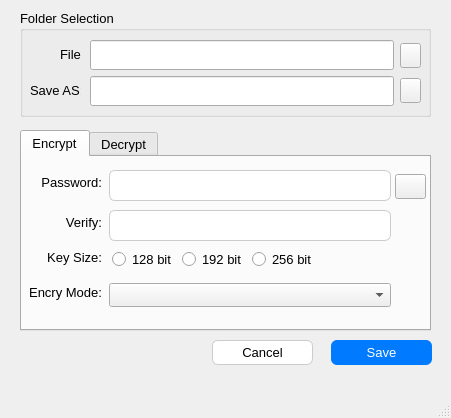
<?xml version="1.0" encoding="UTF-8"?>
<ui version="4.0">
 <class>MainWindow</class>
 <widget class="QMainWindow" name="MainWindow">
  <property name="geometry">
   <rect>
    <x>0</x>
    <y>0</y>
    <width>451</width>
    <height>418</height>
   </rect>
  </property>
  <property name="sizePolicy">
   <sizepolicy hsizetype="Fixed" vsizetype="Fixed">
    <horstretch>0</horstretch>
    <verstretch>0</verstretch>
   </sizepolicy>
  </property>
  <property name="windowTitle">
   <string>MainWindow</string>
  </property>
  <widget class="QWidget" name="centralwidget">
   <widget class="QPushButton" name="pushButton_save">
    <property name="geometry">
     <rect>
      <x>331</x>
      <y>340</y>
      <width>101</width>
      <height>25</height>
     </rect>
    </property>
    <property name="font">
     <font>
      <pointsize>10</pointsize>
     </font>
    </property>
    <property name="mouseTracking">
     <bool>true</bool>
    </property>
    <property name="styleSheet">
     <string notr="true">QPushButton {
    background-color: #007aff;
    color: white;
    border: none;
    border-radius: 6px;
    padding: 6px 16px;
}

QPushButton:hover {
    background-color: #006ae6;
}
</string>
    </property>
    <property name="text">
     <string>Save</string>
    </property>
   </widget>
   <widget class="QPushButton" name="pushButton_cancel">
    <property name="geometry">
     <rect>
      <x>212</x>
      <y>340</y>
      <width>101</width>
      <height>25</height>
     </rect>
    </property>
    <property name="font">
     <font>
      <pointsize>10</pointsize>
     </font>
    </property>
    <property name="styleSheet">
     <string notr="true">QPushButton {
    background-color: white;
    color: black;
    border: 1px solid #ccc;
    border-radius: 6px;
    padding: 6px 16px;
}

QPushButton:hover {
    background-color: #f2f2f2;
}

QPushButton:pressed {
    background-color: #e6e6e6;
}
</string>
    </property>
    <property name="text">
     <string>Cancel</string>
    </property>
   </widget>
   <widget class="QGroupBox" name="groupBox_3">
    <property name="geometry">
     <rect>
      <x>20</x>
      <y>10</y>
      <width>411</width>
      <height>107</height>
     </rect>
    </property>
    <property name="font">
     <font>
      <pointsize>10</pointsize>
     </font>
    </property>
    <property name="title">
     <string>Folder Selection</string>
    </property>
    <widget class="QToolButton" name="toolButton_2">
     <property name="geometry">
      <rect>
       <x>180</x>
       <y>30</y>
       <width>23</width>
       <height>23</height>
      </rect>
     </property>
     <property name="styleSheet">
      <string notr="true">QToolButton {
    border: none;
    background: transparent;
}</string>
     </property>
     <property name="text">
      <string>...</string>
     </property>
     <property name="icon">
      <iconset theme="QIcon::ThemeIcon::FolderOpen"/>
     </property>
    </widget>
    <widget class="QLabel" name="label_3">
     <property name="geometry">
      <rect>
       <x>10</x>
       <y>70</y>
       <width>51</width>
       <height>21</height>
      </rect>
     </property>
     <property name="font">
      <font>
       <pointsize>10</pointsize>
      </font>
     </property>
     <property name="text">
      <string>Save AS:</string>
     </property>
    </widget>
    <widget class="QLabel" name="label_2">
     <property name="geometry">
      <rect>
       <x>40</x>
       <y>34</y>
       <width>21</width>
       <height>21</height>
      </rect>
     </property>
     <property name="font">
      <font>
       <pointsize>10</pointsize>
      </font>
     </property>
     <property name="text">
      <string>File:</string>
     </property>
    </widget>
    <widget class="QLineEdit" name="lineEdit_encrypted_path_output">
     <property name="geometry">
      <rect>
       <x>70</x>
       <y>66</y>
       <width>304</width>
       <height>30</height>
      </rect>
     </property>
    </widget>
    <widget class="QLineEdit" name="lineEdit_file">
     <property name="geometry">
      <rect>
       <x>70</x>
       <y>30</y>
       <width>304</width>
       <height>30</height>
      </rect>
     </property>
    </widget>
    <widget class="QPushButton" name="pushButton_3">
     <property name="geometry">
      <rect>
       <x>380</x>
       <y>68</y>
       <width>21</width>
       <height>25</height>
      </rect>
     </property>
     <property name="styleSheet">
      <string notr="true"/>
     </property>
     <property name="text">
      <string/>
     </property>
     <property name="icon">
      <iconset theme="QIcon::ThemeIcon::FolderOpen"/>
     </property>
    </widget>
    <widget class="QPushButton" name="pushButton_selectFolder">
     <property name="geometry">
      <rect>
       <x>380</x>
       <y>33</y>
       <width>21</width>
       <height>25</height>
      </rect>
     </property>
     <property name="styleSheet">
      <string notr="true"/>
     </property>
     <property name="text">
      <string/>
     </property>
     <property name="icon">
      <iconset theme="QIcon::ThemeIcon::FolderOpen"/>
     </property>
    </widget>
   </widget>
   <widget class="QTabWidget" name="tabWidget">
    <property name="geometry">
     <rect>
      <x>20</x>
      <y>130</y>
      <width>411</width>
      <height>201</height>
     </rect>
    </property>
    <property name="font">
     <font>
      <pointsize>10</pointsize>
     </font>
    </property>
    <property name="currentIndex">
     <number>0</number>
    </property>
    <widget class="QWidget" name="tab">
     <attribute name="title">
      <string>Encrypt</string>
     </attribute>
     <widget class="QLabel" name="label">
      <property name="geometry">
       <rect>
        <x>2</x>
        <y>15</y>
        <width>78</width>
        <height>20</height>
       </rect>
      </property>
      <property name="font">
       <font>
        <pointsize>10</pointsize>
       </font>
      </property>
      <property name="layoutDirection">
       <enum>Qt::LayoutDirection::LeftToRight</enum>
      </property>
      <property name="text">
       <string>Password:</string>
      </property>
      <property name="alignment">
       <set>Qt::AlignmentFlag::AlignRight|Qt::AlignmentFlag::AlignTrailing|Qt::AlignmentFlag::AlignVCenter</set>
      </property>
     </widget>
     <widget class="QLineEdit" name="lineEdit_verify">
      <property name="geometry">
       <rect>
        <x>87</x>
        <y>53</y>
        <width>282</width>
        <height>31</height>
       </rect>
      </property>
      <property name="styleSheet">
       <string notr="true">QLineEdit {
    border: 1px solid #ccc;
    border-radius: 6px;
    padding: 6px 8px;
    background-color: white;
    font-size: 14px;
}

QLineEdit:focus {
    border: 2px solid #007aff; /* xanh dương macOS */
}
</string>
      </property>
      <property name="echoMode">
       <enum>QLineEdit::EchoMode::Password</enum>
      </property>
     </widget>
     <widget class="QLabel" name="label_4">
      <property name="geometry">
       <rect>
        <x>2</x>
        <y>55</y>
        <width>78</width>
        <height>20</height>
       </rect>
      </property>
      <property name="font">
       <font>
        <pointsize>10</pointsize>
       </font>
      </property>
      <property name="layoutDirection">
       <enum>Qt::LayoutDirection::LeftToRight</enum>
      </property>
      <property name="text">
       <string>Verify:</string>
      </property>
      <property name="alignment">
       <set>Qt::AlignmentFlag::AlignRight|Qt::AlignmentFlag::AlignTrailing|Qt::AlignmentFlag::AlignVCenter</set>
      </property>
     </widget>
     <widget class="QLabel" name="label_6">
      <property name="geometry">
       <rect>
        <x>2</x>
        <y>90</y>
        <width>78</width>
        <height>20</height>
       </rect>
      </property>
      <property name="font">
       <font>
        <pointsize>10</pointsize>
       </font>
      </property>
      <property name="layoutDirection">
       <enum>Qt::LayoutDirection::LeftToRight</enum>
      </property>
      <property name="text">
       <string>Key Size:</string>
      </property>
      <property name="alignment">
       <set>Qt::AlignmentFlag::AlignRight|Qt::AlignmentFlag::AlignTrailing|Qt::AlignmentFlag::AlignVCenter</set>
      </property>
     </widget>
     <widget class="QLineEdit" name="lineEdit_password_encrypt">
      <property name="geometry">
       <rect>
        <x>87</x>
        <y>13</y>
        <width>282</width>
        <height>31</height>
       </rect>
      </property>
      <property name="styleSheet">
       <string notr="true">QLineEdit {
    border: 1px solid #ccc;
    border-radius: 6px;
    padding: 6px 8px;
    background-color: white;
    font-size: 14px;
}

QLineEdit:focus {
    border: 2px solid #007aff; /* xanh dương macOS */
}
</string>
      </property>
      <property name="echoMode">
       <enum>QLineEdit::EchoMode::Password</enum>
      </property>
     </widget>
     <widget class="QRadioButton" name="radioButton_128bit">
      <property name="geometry">
       <rect>
        <x>90</x>
        <y>92</y>
        <width>61</width>
        <height>21</height>
       </rect>
      </property>
      <property name="text">
       <string>128 bit</string>
      </property>
      <attribute name="buttonGroup">
       <string notr="true">buttonGroup_keySize</string>
      </attribute>
     </widget>
     <widget class="QRadioButton" name="radioButton_192bit">
      <property name="geometry">
       <rect>
        <x>160</x>
        <y>92</y>
        <width>61</width>
        <height>21</height>
       </rect>
      </property>
      <property name="text">
       <string>192 bit</string>
      </property>
      <attribute name="buttonGroup">
       <string notr="true">buttonGroup_keySize</string>
      </attribute>
     </widget>
     <widget class="QRadioButton" name="radioButton_256bit">
      <property name="geometry">
       <rect>
        <x>230</x>
        <y>92</y>
        <width>61</width>
        <height>21</height>
       </rect>
      </property>
      <property name="text">
       <string>256 bit</string>
      </property>
      <attribute name="buttonGroup">
       <string notr="true">buttonGroup_keySize</string>
      </attribute>
     </widget>
     <widget class="QComboBox" name="comboBox_encryMode">
      <property name="geometry">
       <rect>
        <x>87</x>
        <y>126</y>
        <width>282</width>
        <height>24</height>
       </rect>
      </property>
     </widget>
     <widget class="QLabel" name="label_11">
      <property name="geometry">
       <rect>
        <x>2</x>
        <y>125</y>
        <width>78</width>
        <height>20</height>
       </rect>
      </property>
      <property name="font">
       <font>
        <pointsize>10</pointsize>
       </font>
      </property>
      <property name="layoutDirection">
       <enum>Qt::LayoutDirection::LeftToRight</enum>
      </property>
      <property name="text">
       <string>Encry Mode:</string>
      </property>
      <property name="alignment">
       <set>Qt::AlignmentFlag::AlignRight|Qt::AlignmentFlag::AlignTrailing|Qt::AlignmentFlag::AlignVCenter</set>
      </property>
     </widget>
     <widget class="QPushButton" name="pushButton_5">
      <property name="geometry">
       <rect>
        <x>373</x>
        <y>17</y>
        <width>31</width>
        <height>25</height>
       </rect>
      </property>
      <property name="text">
       <string/>
      </property>
     </widget>
    </widget>
    <widget class="QWidget" name="tab_2">
     <attribute name="title">
      <string>Decrypt</string>
     </attribute>
     <widget class="QLabel" name="label_7">
      <property name="geometry">
       <rect>
        <x>0</x>
        <y>20</y>
        <width>78</width>
        <height>16</height>
       </rect>
      </property>
      <property name="text">
       <string>Password:</string>
      </property>
      <property name="alignment">
       <set>Qt::AlignmentFlag::AlignRight|Qt::AlignmentFlag::AlignTrailing|Qt::AlignmentFlag::AlignVCenter</set>
      </property>
     </widget>
     <widget class="QLineEdit" name="lineEdit_password_decrypt">
      <property name="geometry">
       <rect>
        <x>18</x>
        <y>40</y>
        <width>344</width>
        <height>31</height>
       </rect>
      </property>
      <property name="styleSheet">
       <string notr="true">QLineEdit {
    border: 1px solid #ccc;
    border-radius: 6px;
    padding: 6px 8px;
    background-color: white;
    font-size: 14px;
}

QLineEdit:focus {
    border: 2px solid #007aff; /* xanh dương macOS */
}
</string>
      </property>
      <property name="echoMode">
       <enum>QLineEdit::EchoMode::Password</enum>
      </property>
     </widget>
     <widget class="QPushButton" name="pushButton_6">
      <property name="geometry">
       <rect>
        <x>370</x>
        <y>43</y>
        <width>31</width>
        <height>25</height>
       </rect>
      </property>
      <property name="text">
       <string/>
      </property>
     </widget>
    </widget>
   </widget>
  </widget>
  <widget class="QMenuBar" name="menubar">
   <property name="geometry">
    <rect>
     <x>0</x>
     <y>0</y>
     <width>451</width>
     <height>21</height>
    </rect>
   </property>
  </widget>
  <widget class="QStatusBar" name="statusbar"/>
 </widget>
 <resources/>
 <connections/>
 <buttongroups>
  <buttongroup name="buttonGroup_keySize"/>
 </buttongroups>
</ui>
